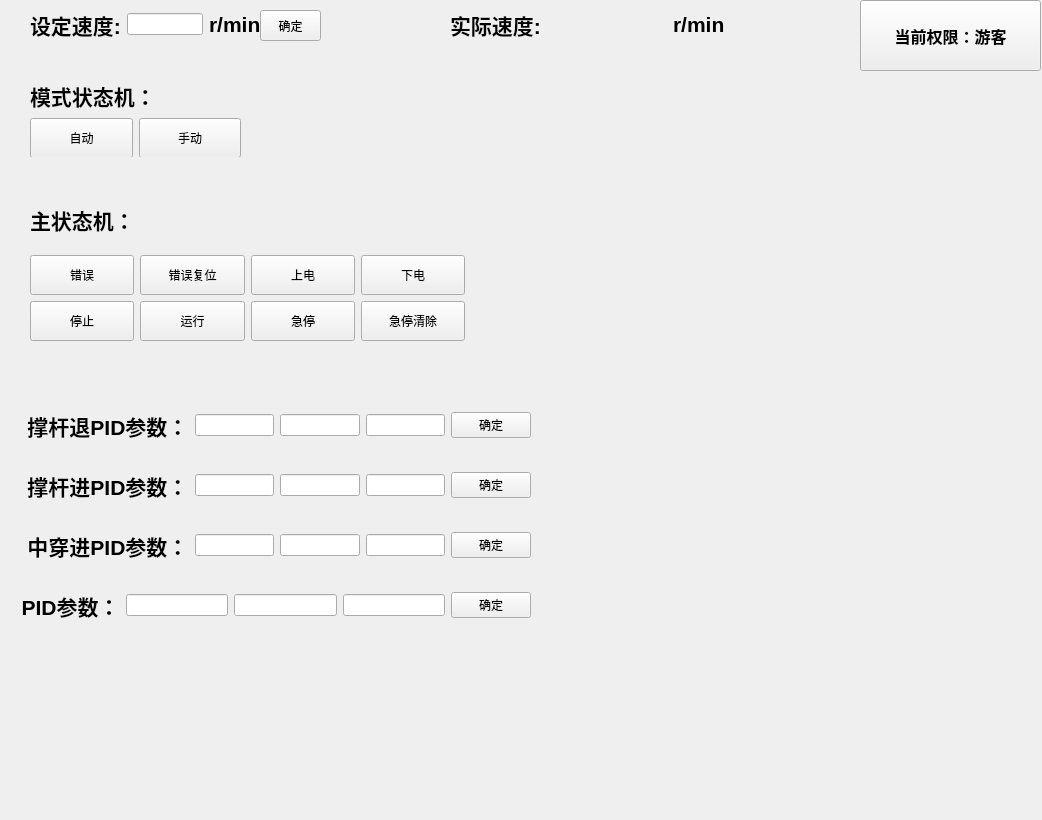
<?xml version="1.0" encoding="UTF-8"?>
<ui version="4.0">
 <class>HomePage</class>
 <widget class="QWidget" name="HomePage">
  <property name="geometry">
   <rect>
    <x>0</x>
    <y>0</y>
    <width>1042</width>
    <height>820</height>
   </rect>
  </property>
  <property name="windowTitle">
   <string>Form</string>
  </property>
  <widget class="QWidget" name="layoutWidget_2">
   <property name="geometry">
    <rect>
     <x>450</x>
     <y>10</y>
     <width>284</width>
     <height>29</height>
    </rect>
   </property>
   <layout class="QHBoxLayout" name="horizontalLayout_2">
    <item>
     <widget class="QLabel" name="label_4">
      <property name="font">
       <font>
        <pointsize>16</pointsize>
        <bold>true</bold>
       </font>
      </property>
      <property name="text">
       <string>实际速度:</string>
      </property>
     </widget>
    </item>
    <item>
     <widget class="QLabel" name="label_5">
      <property name="minimumSize">
       <size>
        <width>120</width>
        <height>0</height>
       </size>
      </property>
      <property name="font">
       <font>
        <pointsize>12</pointsize>
        <bold>false</bold>
       </font>
      </property>
      <property name="layoutDirection">
       <enum>Qt::LayoutDirection::LeftToRight</enum>
      </property>
      <property name="text">
       <string/>
      </property>
      <property name="alignment">
       <set>Qt::AlignmentFlag::AlignCenter</set>
      </property>
     </widget>
    </item>
    <item>
     <widget class="QLabel" name="label_6">
      <property name="font">
       <font>
        <pointsize>16</pointsize>
        <bold>true</bold>
       </font>
      </property>
      <property name="text">
       <string>r/min</string>
      </property>
     </widget>
    </item>
   </layout>
  </widget>
  <widget class="QWidget" name="layoutWidget">
   <property name="geometry">
    <rect>
     <x>30</x>
     <y>10</y>
     <width>231</width>
     <height>29</height>
    </rect>
   </property>
   <layout class="QHBoxLayout" name="horizontalLayout_1">
    <item>
     <widget class="QLabel" name="label">
      <property name="font">
       <font>
        <pointsize>16</pointsize>
        <bold>true</bold>
       </font>
      </property>
      <property name="text">
       <string>设定速度:</string>
      </property>
     </widget>
    </item>
    <item>
     <widget class="QLineEdit" name="lineEdit_2"/>
    </item>
    <item>
     <widget class="QLabel" name="label_3">
      <property name="font">
       <font>
        <pointsize>16</pointsize>
        <bold>true</bold>
       </font>
      </property>
      <property name="text">
       <string>r/min</string>
      </property>
     </widget>
    </item>
   </layout>
  </widget>
  <widget class="QWidget" name="layoutWidget">
   <property name="geometry">
    <rect>
     <x>30</x>
     <y>190</y>
     <width>435</width>
     <height>151</height>
    </rect>
   </property>
   <layout class="QVBoxLayout" name="verticalLayout_4">
    <item>
     <widget class="QLabel" name="label_7">
      <property name="font">
       <font>
        <pointsize>16</pointsize>
        <bold>true</bold>
       </font>
      </property>
      <property name="text">
       <string>主状态机：</string>
      </property>
     </widget>
    </item>
    <item>
     <layout class="QVBoxLayout" name="verticalLayout_2">
      <item>
       <layout class="QHBoxLayout" name="horizontalLayout_3">
        <item>
         <widget class="QPushButton" name="pushButton_9">
          <property name="minimumSize">
           <size>
            <width>0</width>
            <height>40</height>
           </size>
          </property>
          <property name="maximumSize">
           <size>
            <width>16777215</width>
            <height>140</height>
           </size>
          </property>
          <property name="styleSheet">
           <string notr="true"/>
          </property>
          <property name="text">
           <string>错误</string>
          </property>
         </widget>
        </item>
        <item>
         <widget class="QPushButton" name="pushButton_10">
          <property name="minimumSize">
           <size>
            <width>0</width>
            <height>40</height>
           </size>
          </property>
          <property name="maximumSize">
           <size>
            <width>16777215</width>
            <height>140</height>
           </size>
          </property>
          <property name="styleSheet">
           <string notr="true"/>
          </property>
          <property name="text">
           <string>错误复位</string>
          </property>
         </widget>
        </item>
        <item>
         <widget class="QPushButton" name="pushButton_11">
          <property name="minimumSize">
           <size>
            <width>0</width>
            <height>40</height>
           </size>
          </property>
          <property name="maximumSize">
           <size>
            <width>16777215</width>
            <height>140</height>
           </size>
          </property>
          <property name="styleSheet">
           <string notr="true"/>
          </property>
          <property name="text">
           <string>上电</string>
          </property>
         </widget>
        </item>
        <item>
         <widget class="QPushButton" name="pushButton_12">
          <property name="minimumSize">
           <size>
            <width>0</width>
            <height>40</height>
           </size>
          </property>
          <property name="maximumSize">
           <size>
            <width>16777215</width>
            <height>140</height>
           </size>
          </property>
          <property name="styleSheet">
           <string notr="true"/>
          </property>
          <property name="text">
           <string>下电</string>
          </property>
         </widget>
        </item>
       </layout>
      </item>
      <item>
       <layout class="QHBoxLayout" name="horizontalLayout_4">
        <item>
         <widget class="QPushButton" name="pushButton_13">
          <property name="minimumSize">
           <size>
            <width>0</width>
            <height>40</height>
           </size>
          </property>
          <property name="maximumSize">
           <size>
            <width>16777215</width>
            <height>140</height>
           </size>
          </property>
          <property name="styleSheet">
           <string notr="true"/>
          </property>
          <property name="text">
           <string>停止</string>
          </property>
         </widget>
        </item>
        <item>
         <widget class="QPushButton" name="pushButton_14">
          <property name="minimumSize">
           <size>
            <width>0</width>
            <height>40</height>
           </size>
          </property>
          <property name="maximumSize">
           <size>
            <width>16777215</width>
            <height>140</height>
           </size>
          </property>
          <property name="styleSheet">
           <string notr="true"/>
          </property>
          <property name="text">
           <string>运行</string>
          </property>
         </widget>
        </item>
        <item>
         <widget class="QPushButton" name="pushButton_15">
          <property name="minimumSize">
           <size>
            <width>0</width>
            <height>40</height>
           </size>
          </property>
          <property name="maximumSize">
           <size>
            <width>16777215</width>
            <height>140</height>
           </size>
          </property>
          <property name="styleSheet">
           <string notr="true"/>
          </property>
          <property name="text">
           <string>急停</string>
          </property>
         </widget>
        </item>
        <item>
         <widget class="QPushButton" name="pushButton_16">
          <property name="minimumSize">
           <size>
            <width>0</width>
            <height>40</height>
           </size>
          </property>
          <property name="maximumSize">
           <size>
            <width>16777215</width>
            <height>140</height>
           </size>
          </property>
          <property name="styleSheet">
           <string notr="true"/>
          </property>
          <property name="text">
           <string>急停清除</string>
          </property>
         </widget>
        </item>
       </layout>
      </item>
     </layout>
    </item>
   </layout>
  </widget>
  <widget class="QWidget" name="layoutWidget">
   <property name="geometry">
    <rect>
     <x>30</x>
     <y>80</y>
     <width>211</width>
     <height>77</height>
    </rect>
   </property>
   <layout class="QVBoxLayout" name="verticalLayout_3">
    <item>
     <widget class="QLabel" name="label_9">
      <property name="font">
       <font>
        <pointsize>16</pointsize>
        <bold>true</bold>
       </font>
      </property>
      <property name="text">
       <string>模式状态机：</string>
      </property>
     </widget>
    </item>
    <item>
     <layout class="QHBoxLayout" name="horizontalLayout_5">
      <item>
       <widget class="QPushButton" name="pushButton_17">
        <property name="minimumSize">
         <size>
          <width>0</width>
          <height>40</height>
         </size>
        </property>
        <property name="maximumSize">
         <size>
          <width>16777215</width>
          <height>140</height>
         </size>
        </property>
        <property name="styleSheet">
         <string notr="true"/>
        </property>
        <property name="text">
         <string>自动</string>
        </property>
       </widget>
      </item>
      <item>
       <widget class="QPushButton" name="pushButton_18">
        <property name="minimumSize">
         <size>
          <width>0</width>
          <height>40</height>
         </size>
        </property>
        <property name="maximumSize">
         <size>
          <width>16777215</width>
          <height>140</height>
         </size>
        </property>
        <property name="styleSheet">
         <string notr="true"/>
        </property>
        <property name="text">
         <string>手动</string>
        </property>
       </widget>
      </item>
     </layout>
    </item>
   </layout>
  </widget>
  <widget class="QPushButton" name="pushButton">
   <property name="geometry">
    <rect>
     <x>260</x>
     <y>10</y>
     <width>61</width>
     <height>31</height>
    </rect>
   </property>
   <property name="text">
    <string>确定</string>
   </property>
  </widget>
  <widget class="QWidget" name="layoutWidget_3">
   <property name="geometry">
    <rect>
     <x>10</x>
     <y>470</y>
     <width>521</width>
     <height>31</height>
    </rect>
   </property>
   <layout class="QHBoxLayout" name="horizontalLayout_6">
    <item>
     <widget class="QLabel" name="label_11">
      <property name="font">
       <font>
        <pointsize>16</pointsize>
        <bold>true</bold>
       </font>
      </property>
      <property name="text">
       <string>   撑杆进PID参数：</string>
      </property>
     </widget>
    </item>
    <item>
     <widget class="QLineEdit" name="lineEdit_6">
      <property name="styleSheet">
       <string notr="true"/>
      </property>
      <property name="text">
       <string/>
      </property>
     </widget>
    </item>
    <item>
     <widget class="QLineEdit" name="lineEdit_7">
      <property name="text">
       <string/>
      </property>
     </widget>
    </item>
    <item>
     <widget class="QLineEdit" name="lineEdit_8">
      <property name="text">
       <string/>
      </property>
     </widget>
    </item>
    <item>
     <widget class="QPushButton" name="pushButton_3">
      <property name="text">
       <string>确定</string>
      </property>
     </widget>
    </item>
   </layout>
  </widget>
  <widget class="QWidget" name="layoutWidget_4">
   <property name="geometry">
    <rect>
     <x>10</x>
     <y>530</y>
     <width>521</width>
     <height>31</height>
    </rect>
   </property>
   <layout class="QHBoxLayout" name="horizontalLayout_7">
    <item>
     <widget class="QLabel" name="label_12">
      <property name="font">
       <font>
        <pointsize>16</pointsize>
        <bold>true</bold>
       </font>
      </property>
      <property name="text">
       <string>   中穿进PID参数：</string>
      </property>
     </widget>
    </item>
    <item>
     <widget class="QLineEdit" name="lineEdit_9">
      <property name="styleSheet">
       <string notr="true"/>
      </property>
      <property name="text">
       <string/>
      </property>
     </widget>
    </item>
    <item>
     <widget class="QLineEdit" name="lineEdit_10">
      <property name="text">
       <string/>
      </property>
     </widget>
    </item>
    <item>
     <widget class="QLineEdit" name="lineEdit_11">
      <property name="text">
       <string/>
      </property>
     </widget>
    </item>
    <item>
     <widget class="QPushButton" name="pushButton_4">
      <property name="text">
       <string>确定</string>
      </property>
     </widget>
    </item>
   </layout>
  </widget>
  <widget class="QWidget" name="layoutWidget">
   <property name="geometry">
    <rect>
     <x>10</x>
     <y>410</y>
     <width>521</width>
     <height>31</height>
    </rect>
   </property>
   <layout class="QHBoxLayout" name="horizontalLayout">
    <item>
     <widget class="QLabel" name="label_10">
      <property name="font">
       <font>
        <pointsize>16</pointsize>
        <bold>true</bold>
       </font>
      </property>
      <property name="text">
       <string>   撑杆退PID参数：</string>
      </property>
     </widget>
    </item>
    <item>
     <widget class="QLineEdit" name="lineEdit_3">
      <property name="styleSheet">
       <string notr="true"/>
      </property>
      <property name="text">
       <string/>
      </property>
     </widget>
    </item>
    <item>
     <widget class="QLineEdit" name="lineEdit_4">
      <property name="text">
       <string/>
      </property>
     </widget>
    </item>
    <item>
     <widget class="QLineEdit" name="lineEdit_5">
      <property name="text">
       <string/>
      </property>
     </widget>
    </item>
    <item>
     <widget class="QPushButton" name="pushButton_2">
      <property name="text">
       <string>确定</string>
      </property>
     </widget>
    </item>
   </layout>
  </widget>
  <widget class="QWidget" name="layoutWidget_5">
   <property name="geometry">
    <rect>
     <x>10</x>
     <y>590</y>
     <width>521</width>
     <height>31</height>
    </rect>
   </property>
   <layout class="QHBoxLayout" name="horizontalLayout_8">
    <item>
     <widget class="QLabel" name="label_13">
      <property name="font">
       <font>
        <pointsize>16</pointsize>
        <bold>true</bold>
       </font>
      </property>
      <property name="text">
       <string>  PID参数：</string>
      </property>
     </widget>
    </item>
    <item>
     <widget class="QLineEdit" name="lineEdit_12">
      <property name="styleSheet">
       <string notr="true"/>
      </property>
      <property name="text">
       <string/>
      </property>
     </widget>
    </item>
    <item>
     <widget class="QLineEdit" name="lineEdit_13">
      <property name="text">
       <string/>
      </property>
     </widget>
    </item>
    <item>
     <widget class="QLineEdit" name="lineEdit_14">
      <property name="text">
       <string/>
      </property>
     </widget>
    </item>
    <item>
     <widget class="QPushButton" name="pushButton_5">
      <property name="text">
       <string>确定</string>
      </property>
     </widget>
    </item>
   </layout>
  </widget>
  <widget class="QPushButton" name="pushButton_19">
   <property name="geometry">
    <rect>
     <x>860</x>
     <y>0</y>
     <width>181</width>
     <height>71</height>
    </rect>
   </property>
   <property name="minimumSize">
    <size>
     <width>0</width>
     <height>40</height>
    </size>
   </property>
   <property name="maximumSize">
    <size>
     <width>16777215</width>
     <height>140</height>
    </size>
   </property>
   <property name="font">
    <font>
     <pointsize>12</pointsize>
     <bold>true</bold>
    </font>
   </property>
   <property name="styleSheet">
    <string notr="true"/>
   </property>
   <property name="text">
    <string>当前权限：游客</string>
   </property>
  </widget>
 </widget>
 <resources/>
 <connections/>
</ui>
